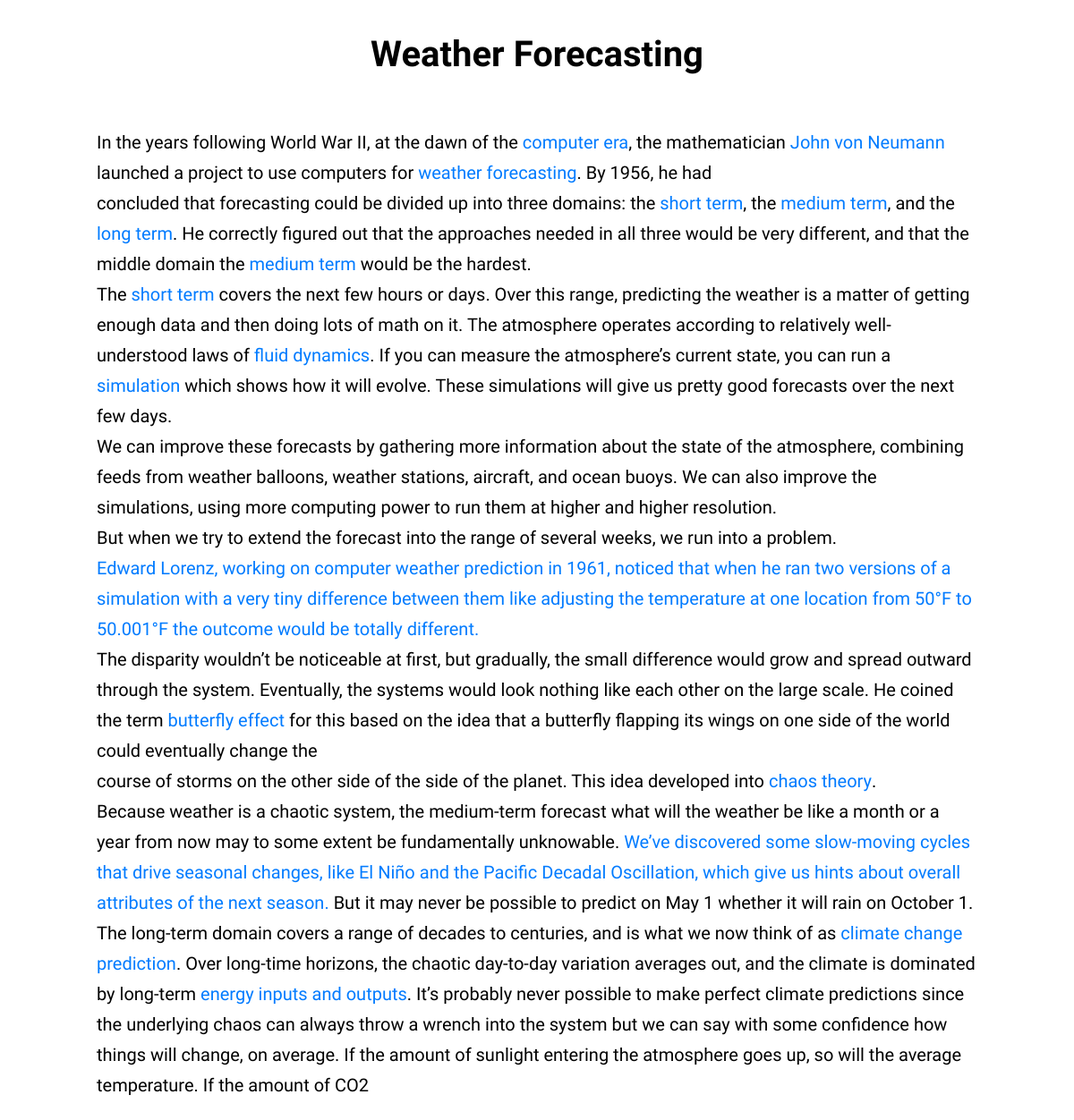
Screenshot of /emphasize/weather-forecasting/ with the database file from the repository.
### home/models.py (models this page shows, shortened)
class SavedData(models.Model):
    author = models.ForeignKey(User, on_delete=models.CASCADE)
    title = models.CharField(max_length=60, unique=False)
    data = models.TextField()
    slug = models.SlugField(max_length=100, unique=True, blank=True)

### home/views.py (the view)
# urls.py: path("emphasize/<str:slug>/", emphasisHistoryView, name='detail'),
def emphasisHistoryView(request, slug):
    get_saved_data = SavedData.objects.get(slug=slug)
    return render(request, 'detail_page.html', {"data":get_saved_data})

### home/templates/detail_page.html
{% extends 'base.html' %}
{% block content %}
<h1 class="detail-page-title">{{ data.title }}</h1>
<div class="emphasize-page">
    <div class="container">
    <div id="text-container">{{ data.data|safe }}</div>
    </div>
</div>
{% endblock %}

### staticfiles/css/styles.css (style rules this page uses)
body, html { font-family: 'Google Sans', sans-serif; font-size: 20px; line-height: 1.7; }
h1 { text-align: center; }
strong { font-weight: 500; }
#text-container a { text-decoration: none; color: #007bff; }
#text-container strong { color: #007bff; }
.container { display: inline-block; }
.emphasize-page { padding: 20px; padding-left: 100px; padding-right: 100px; }

### rows the page displays
SavedData: title "Weather Forecasting", data "In the years following World War II, at the dawn of the computer era , the mathematician John von Neumann launched a project to use computers for weather forecasting . By 1956, he had concluded that forecasting could be divided up into three domains: the short term , the medium term , and the long term . He correctly figured out that the approaches needed in all three would be very different, and that the middle domain the medium term would be the hardest. The short term covers the next few hours or days. Over this range, predicting the weather is a matter of getting enough data and then doing lots of math on it. The atmosphere operates according to relatively well-understood laws of fluid…"
